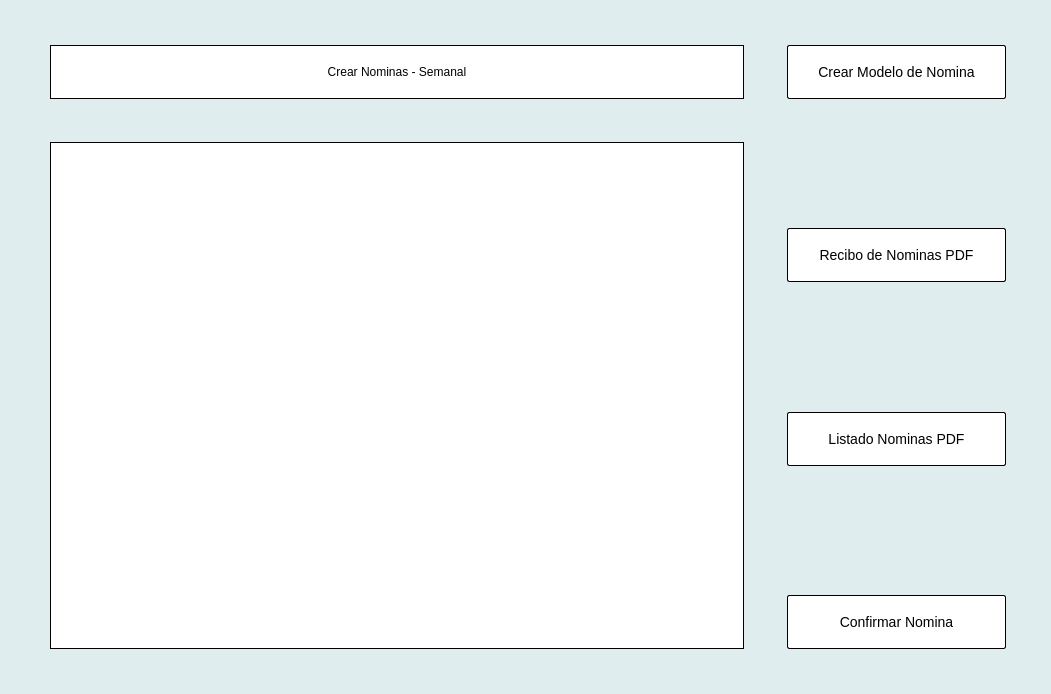
<?xml version="1.0" encoding="UTF-8"?>
<ui version="4.0">
 <class>Form</class>
 <widget class="QWidget" name="Form">
  <property name="geometry">
   <rect>
    <x>0</x>
    <y>0</y>
    <width>1051</width>
    <height>694</height>
   </rect>
  </property>
  <property name="windowTitle">
   <string>Form</string>
  </property>
  <property name="styleSheet">
   <string notr="true">#tableView{
border:1px solid #000;
}
QFrame{
border:none;
}

#title_box{
background-color:#fff;
border:1px solid #000;
min-height:52px;
}

#Form{
background-color:#E0EDEE;
}

QPushButton{
background-color:white;
border:none;
}
#confirm, #prev_pdf, #prev_create,#filter,#listado_nominas{
background-color:#fff;
color:#000;
font-size:14px;
border-radius:2px;
width:100%;
height:52px;
border:1px solid #000;
}

#confirm:hover, #prev_pdf:hover, #prev_create:hover,#filter:hover, #listado_nominas:hover{
background-color:#efe;
color:#000;
font-size:14px;
border-radius:2px;
width:100%;
height:52px;
border:1px solid #000;
}</string>
  </property>
  <layout class="QHBoxLayout" name="horizontalLayout_5">
   <item>
    <layout class="QHBoxLayout" name="horizontalLayout_4" stretch="75,25">
     <property name="spacing">
      <number>25</number>
     </property>
     <property name="leftMargin">
      <number>30</number>
     </property>
     <property name="topMargin">
      <number>25</number>
     </property>
     <property name="rightMargin">
      <number>25</number>
     </property>
     <property name="bottomMargin">
      <number>25</number>
     </property>
     <item>
      <layout class="QVBoxLayout" name="verticalLayout_3" stretch="0,0">
       <item>
        <widget class="QFrame" name="frame">
         <layout class="QHBoxLayout" name="horizontalLayout_3">
          <item>
           <widget class="QWidget" name="title_box" native="true">
            <layout class="QHBoxLayout" name="horizontalLayout_2">
             <item>
              <widget class="QLabel" name="label">
               <property name="text">
                <string>Crear Nominas - Semanal</string>
               </property>
               <property name="alignment">
                <set>Qt::AlignCenter</set>
               </property>
              </widget>
             </item>
            </layout>
           </widget>
          </item>
         </layout>
        </widget>
       </item>
       <item>
        <widget class="QFrame" name="frame_2">
         <property name="frameShape">
          <enum>QFrame::StyledPanel</enum>
         </property>
         <property name="frameShadow">
          <enum>QFrame::Raised</enum>
         </property>
         <layout class="QHBoxLayout" name="horizontalLayout">
          <property name="leftMargin">
           <number>9</number>
          </property>
          <property name="bottomMargin">
           <number>9</number>
          </property>
          <item>
           <widget class="QTableView" name="tableView">
            <property name="styleSheet">
             <string notr="true"/>
            </property>
           </widget>
          </item>
         </layout>
        </widget>
       </item>
      </layout>
     </item>
     <item>
      <widget class="QFrame" name="frame_3">
       <property name="frameShape">
        <enum>QFrame::StyledPanel</enum>
       </property>
       <property name="frameShadow">
        <enum>QFrame::Raised</enum>
       </property>
       <layout class="QVBoxLayout" name="verticalLayout_2">
        <property name="bottomMargin">
         <number>9</number>
        </property>
        <item>
         <layout class="QVBoxLayout" name="verticalLayout">
          <item>
           <widget class="QPushButton" name="prev_create">
            <property name="text">
             <string>Crear Modelo de Nomina</string>
            </property>
           </widget>
          </item>
          <item>
           <spacer name="verticalSpacer_3">
            <property name="orientation">
             <enum>Qt::Vertical</enum>
            </property>
            <property name="sizeHint" stdset="0">
             <size>
              <width>20</width>
              <height>40</height>
             </size>
            </property>
           </spacer>
          </item>
          <item>
           <widget class="QPushButton" name="prev_pdf">
            <property name="text">
             <string>Recibo de Nominas PDF</string>
            </property>
           </widget>
          </item>
          <item>
           <spacer name="verticalSpacer_4">
            <property name="orientation">
             <enum>Qt::Vertical</enum>
            </property>
            <property name="sizeHint" stdset="0">
             <size>
              <width>20</width>
              <height>40</height>
             </size>
            </property>
           </spacer>
          </item>
          <item>
           <widget class="QPushButton" name="listado_nominas">
            <property name="text">
             <string>Listado Nominas PDF</string>
            </property>
           </widget>
          </item>
          <item>
           <spacer name="verticalSpacer">
            <property name="orientation">
             <enum>Qt::Vertical</enum>
            </property>
            <property name="sizeHint" stdset="0">
             <size>
              <width>20</width>
              <height>40</height>
             </size>
            </property>
           </spacer>
          </item>
          <item>
           <widget class="QPushButton" name="confirm">
            <property name="text">
             <string>Confirmar Nomina</string>
            </property>
           </widget>
          </item>
         </layout>
        </item>
       </layout>
      </widget>
     </item>
    </layout>
   </item>
  </layout>
 </widget>
 <resources/>
 <connections/>
</ui>
